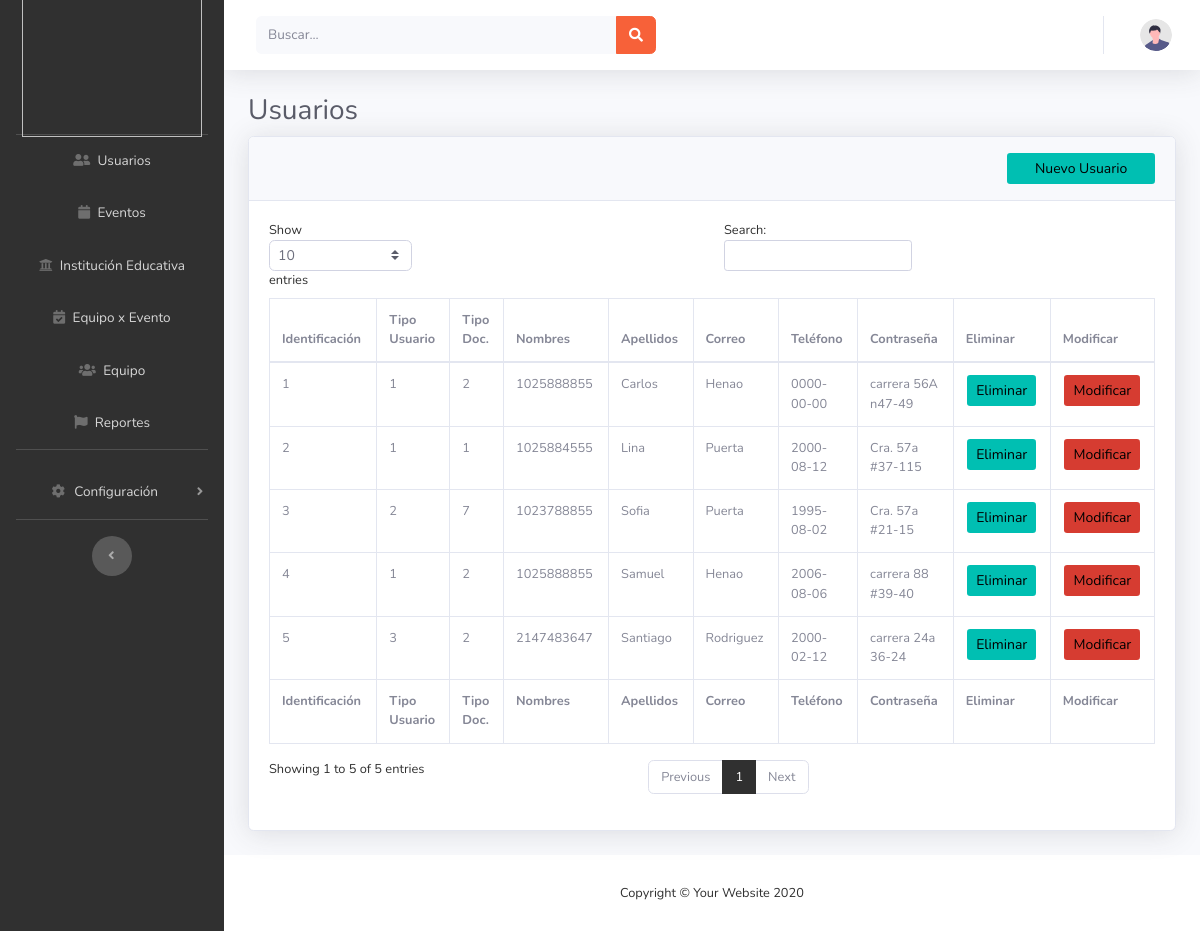
Screenshot of /Control/EjemploConsultar.php with the database file from the repository.
### tables this page shows
CREATE TABLE `usuario` (
  `idUsuario` int(11) NOT NULL,
  `idTipodoc` int(11) NOT NULL,
  `idTipoUsuario` int(11) NOT NULL,
  `documento` int(10) NOT NULL,
  `Nombre` varchar(50) NOT NULL,
  `Apellido` varchar(50) NOT NULL,
  `Fecha` date NOT NULL,
  `Direccion` varchar(50) NOT NULL,
  `Correo` varchar(50) NOT NULL,
  `Telefono` varchar(50) NOT NULL,
  `contraseña` varchar(50) NOT NULL
);

### Control/EjemploConsultar.php (the view, shortened to what this page needs)
<?php
include('Menu.php');
?>
<div class="container-fluid">
    <h1 class="h3 mb-2 text-gray-800">Usuarios</h1>
  <div class="card shadow mb-4">
        <div class="col-md-12 align-self-end card-header py-3 justify-content-end">
                  <button class="btn btn-sm bg-gradient-primary offset-md-10 col-md-2 " data-toggle="modal" data-target="#exampleModal">Nuevo Usuario</button>
        </div>
    <div class="card-body">
       <div class="table-responsive">
            <table class="table table-bordered" id="dataTable" width="100%" cellspacing="0">
              <thead>
                <tr>
                <th>Identificación</th>
                      <th>Tipo Usuario</th>
                      <th>Tipo Doc.</th>
                      <th>Nombres</th>
                      <th>Apellidos</th>
                      <th>Correo</th>
                      <th>Teléfono</th>
                      <th>Contraseña</th>
                      <th>Eliminar</th>
                       <th>Modificar</th>
                </tr>
              </thead>
              <tfoot>
                <tr>
                      <th>Identificación</th>
                      <th>Tipo Usuario</th>
                      <th>Tipo Doc.</th>
                      <th>Nombres</th>
                      <th>Apellidos</th>
                      <th>Correo</th>
                      <th>Teléfono</th>
                      <th>Contraseña</th>
                      <th>Eliminar</th>
                       <th>Modificar</th>
                </tr>
              </tfoot>
                    <?php
                      include( '../../../Control/conex.php');
                      $cons = $conexion -> query("SELECT *  FROM usuario");
                      while ($row = $cons -> fetch_row()) {
                    ?>
                <tr>
            <td><?php echo number_format(''.$row[0].''); ?></td>
            <td><?php echo ''.$row[1].''; ?></td>
            <td><?php echo ''.$row[2].''; ?></td>
            <td><?php echo ''.$row[3].''; ?></td>
            <td><?php echo ''.$row[4].''; ?></td>
            <td><?php echo ''.$row[5].''; ?></td>
            <td><?php echo ''.$row[6].''; ?></td>
            <td><?php echo ''.$row[7].''; ?></td>
            <td> <center><button type="submit" class="btn btn-sm bg-gradient-primary" name="EliminaUsua" onclick="location='../../../Control/Borrarusua.php?id=<?php echo ''.$row[0].'' ?>'">Eliminar</button></center></td>
            <td> <center> <button type="submit" class="btn btn-sm bg-gradient-danger"  data-toggle="modal" data-target="#exampleModal1?id<?php echo ''.$row[0].''; ?>"  >Modificar</button>
       </tr>
       <?php }   ?>
    </table>
   </div>
  </div>
 </div>
</div>
            <footer class="sticky-footer bg-white">
                <div class="container my-auto">
                    <div class="copyright text-center my-auto">
                        <span>Copyright &copy; Your Website 2020</span>
                    </div>
                </div>
            </footer>
        </div>
    </div>
</body>
</html>

### rows the page displays
usuario: idUsuario "1", idTipodoc "1", idTipoUsuario "2", documento "1025888855", Nombre "Carlos", Apellido "Henao", Fecha "0000-00-00", Direccion "carrera 56A n47-49"
usuario: idUsuario "2", idTipodoc "1", idTipoUsuario "1", documento "1025884555", Nombre "Lina", Apellido "Puerta", Fecha "2000-08-12", Direccion "Cra. 57a #37-115"
usuario: idUsuario "3", idTipodoc "2", idTipoUsuario "7", documento "1023788855", Nombre "Sofia", Apellido "Puerta", Fecha "1995-08-02", Direccion "Cra. 57a #21-15"
usuario: idUsuario "4", idTipodoc "1", idTipoUsuario "2", documento "1025888855", Nombre "Samuel", Apellido "Henao", Fecha "2006-08-06", Direccion "carrera 88 #39-40"
usuario: idUsuario "5", idTipodoc "3", idTipoUsuario "2", documento "2147483647", Nombre "Santiago", Apellido "Rodriguez", Fecha "2000-02-12", Direccion "carrera 24a 36-24"
